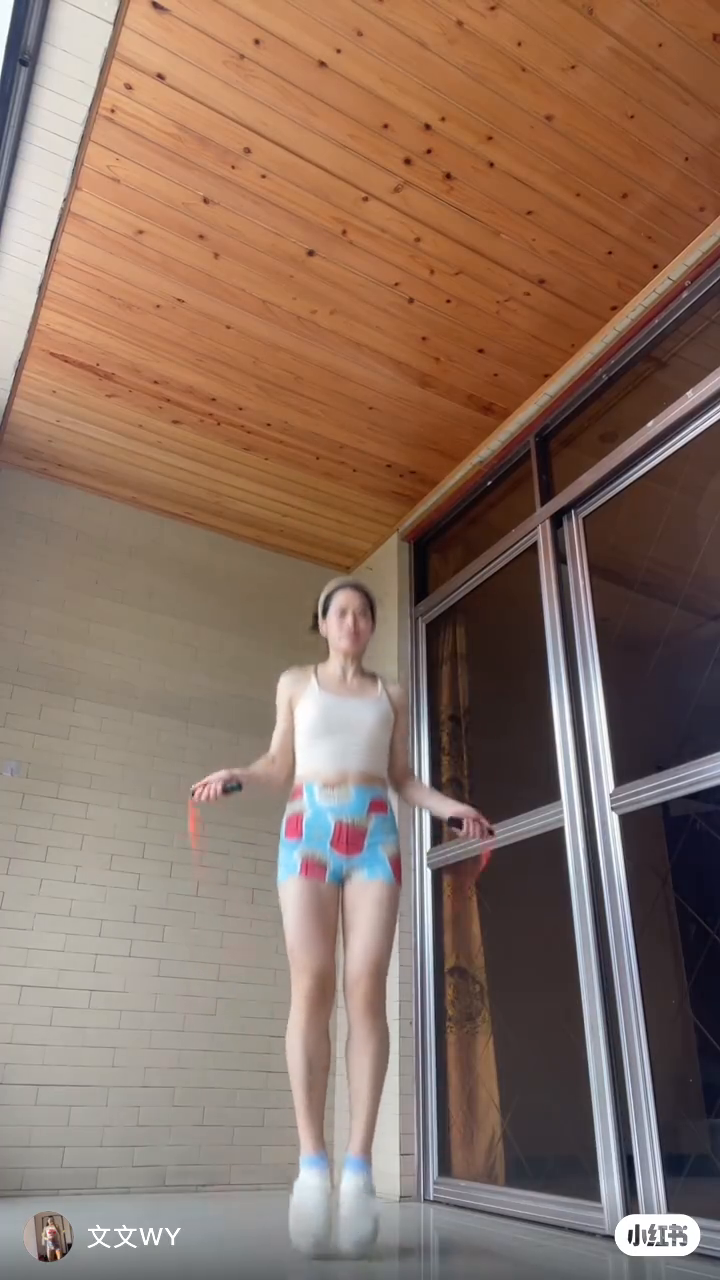
#> input picture frame 38 of twoJump.mp4, 720 x 1280 px
$ python jump_rope_2.py
#> lines starting #> are read from the running program, lines starting #| are printed output that depends on the picture; after the words box and inside, x2 and y2 are one past the last pixel; in counts of white or black regions, pixels touching at a corner belong together
#> further down, frame is the input picture: shape (1280, 720, 3); mean B, G, R 98.3, 112.9, 138.7
# This program is use opencv to detect a red rope when you jump rope
# use our algorithm to count the number you jump likewise you can jump once or twice
import numpy as np
import cv2
# detect red rope
def detectRope(frame):
    hsv = cv2.cvtColor(frame, cv2.COLOR_BGR2HSV)
#> hsv: shape (1280, 720, 3); mean H, S, V 41.3, 84.2, 141.1

    # set the color threshold of red
    light_red_low = np.array([5, 110, 110])
    light_red_high = np.array([8, 255, 255])
    dark_red_low = np.array([175, 120, 120])
    dark_red_high = np.array([180, 255, 255])
    mask_light = cv2.inRange(hsv, light_red_low, light_red_high)
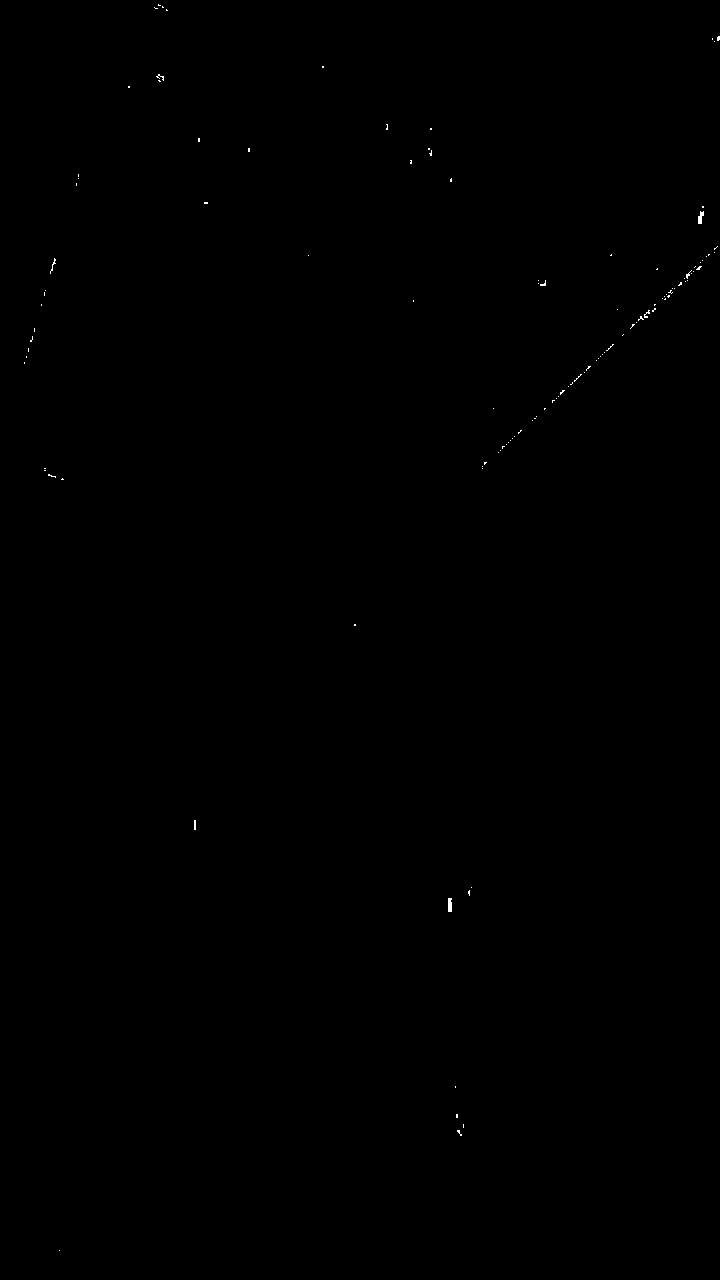
#> mask_light: shape (1280, 720); 0.07% white in thin lines or dots
    mask_dark = cv2.inRange(hsv, dark_red_low, dark_red_high)
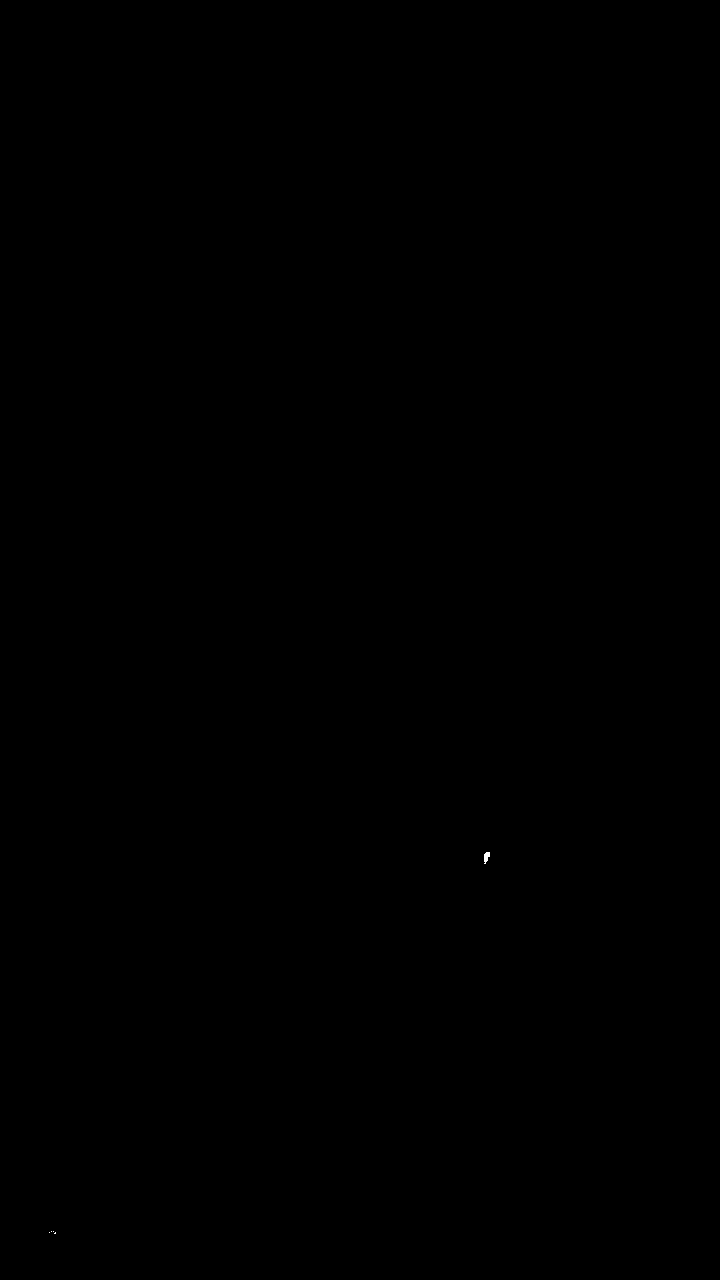
#> mask_dark: shape (1280, 720); 0.01% white; 5 white regions (4 under 20 px), largest, box (x1, y1, x2, y2) and area: (484, 852, 490, 864) 49
    mask = cv2.bitwise_or(mask_light, mask_dark)
#> mask: shape (1280, 720); 0.07% white in thin lines or dots

    # Morphology to handle the red part you detected
    kernel = np.ones((5, 5), np.uint8)
    mask = cv2.morphologyEx(mask, cv2.MORPH_OPEN, kernel, iterations=1)
#> mask: shape (1280, 720); every value is 0
    mask = cv2.morphologyEx(mask, cv2.MORPH_CLOSE, kernel, iterations=2)

    cv2.imshow("mask", mask)

    # find the contours of the red part and put it on another black mask
    # then use algorithm to find valid parts
    contours, _ = cv2.findContours(mask, cv2.RETR_EXTERNAL, cv2.CHAIN_APPROX_SIMPLE)
#> contours = []
    rope_mask = np.zeros_like(mask, dtype=np.uint8)
    valid_contours = []
    for cnt in contours:
        area = cv2.contourArea(cnt)
        if area > 300:
            continue

        perimeter = cv2.arcLength(cnt, True)
        if perimeter == 0:
            continue

        valid_contours.append(cnt)
#> this loop made 0 passes
#> after the loop, valid_contours = []
    cv2.drawContours(rope_mask, valid_contours, -1, 255, -1)

    # compute the middle point of all the red part
#> (the run stopped early here; a loop or call above may not have finished)

$ run again, starting later in the video
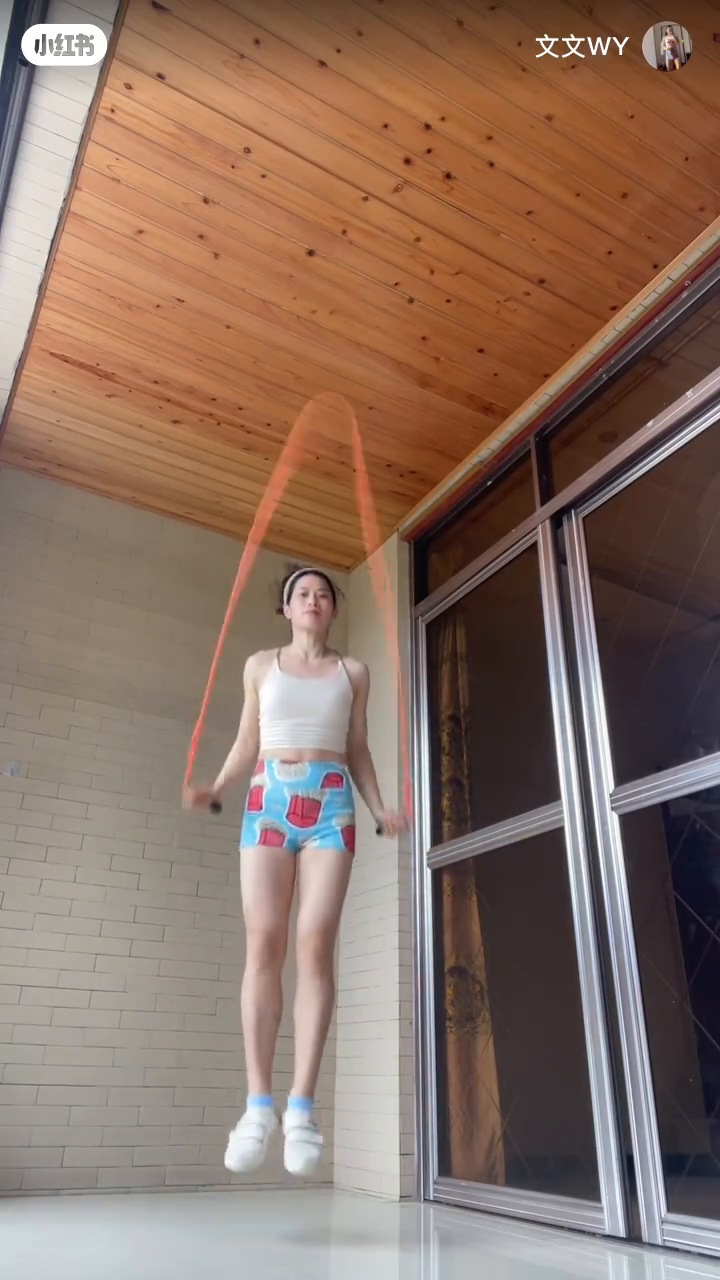
#> input picture frame 175 of twoJump.mp4, 720 x 1280 px
#> frame is the input picture: shape (1280, 720, 3); mean B, G, R 99.6, 113.4, 138.7
#> hsv: shape (1280, 720, 3); mean H, S, V 40.4, 83.7, 141.2
#> in detectRope, `mask_light = cv2.inRange(hsv, light_red_low, light_red_high)`:
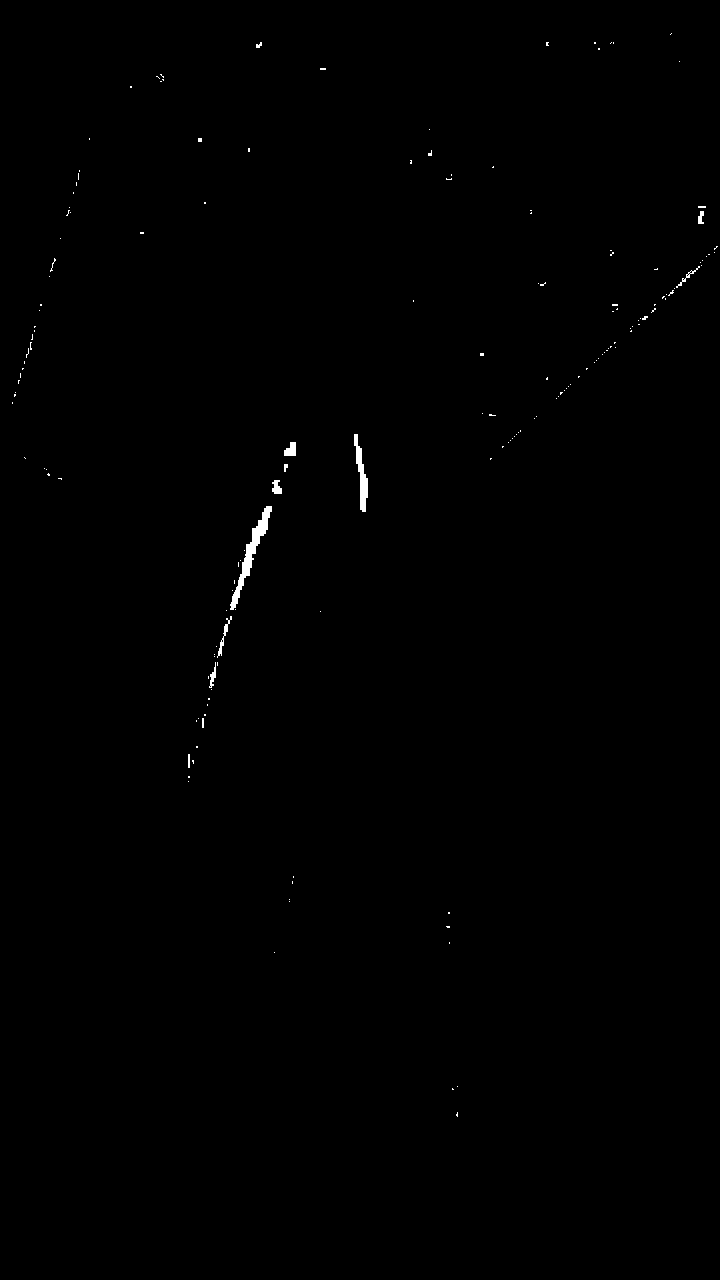
#> mask_light: shape (1280, 720); 0.28% white; 166 white regions (154 under 20 px), largest, box (x1, y1, x2, y2) and area: (230, 506, 272, 610) 865, (354, 434, 368, 512) 472, (284, 442, 296, 456) 128
#> mask_dark: shape (1280, 720); 0% white in thin lines or dots, all inside (x1, y1, x2, y2) = (258, 788, 408, 829)
#> contours = 4 contours; box (x1, y1, x2, y2) and area: (231, 506, 272, 608) 697, (356, 448, 368, 510) 338, (284, 442, 296, 456) 104, (274, 486, 282, 494) 46
#> the loop in detectRope, `for cnt in contours:` made 4 passes
#> area on passes 1, 3: 697, 338
#> after the loop in detectRope, `for cnt in contours:`: valid_contours = 2 contours; box (x1, y1, x2, y2) and area: (284, 442, 296, 456) 104, (274, 486, 282, 494) 46
#> rope_mask: shape (1280, 720); 0.02% white; 2 white regions, box (x1, y1, x2, y2) and area: (284, 442, 296, 456) 128, (274, 486, 282, 494) 60
#> all_points = contour of 17 points, box (x1, y1, x2, y2) (274, 442, 296, 494), area 150
#> M = moments, m00 149.5, centre m10/m00, m01/m00 = (282.6, 472.7)
#> Cx = 282
#> Cy = 472
#> rope_mid = (282, 472)
#> the loop in detectRope (call 2), `for cnt in contours:` made 4 passes
#> rope_mid_point = 472
#> count = 0
#> `cv2.putText( frame, f"count : {count}", (frame.shape[1] - 200, 150), c..`:
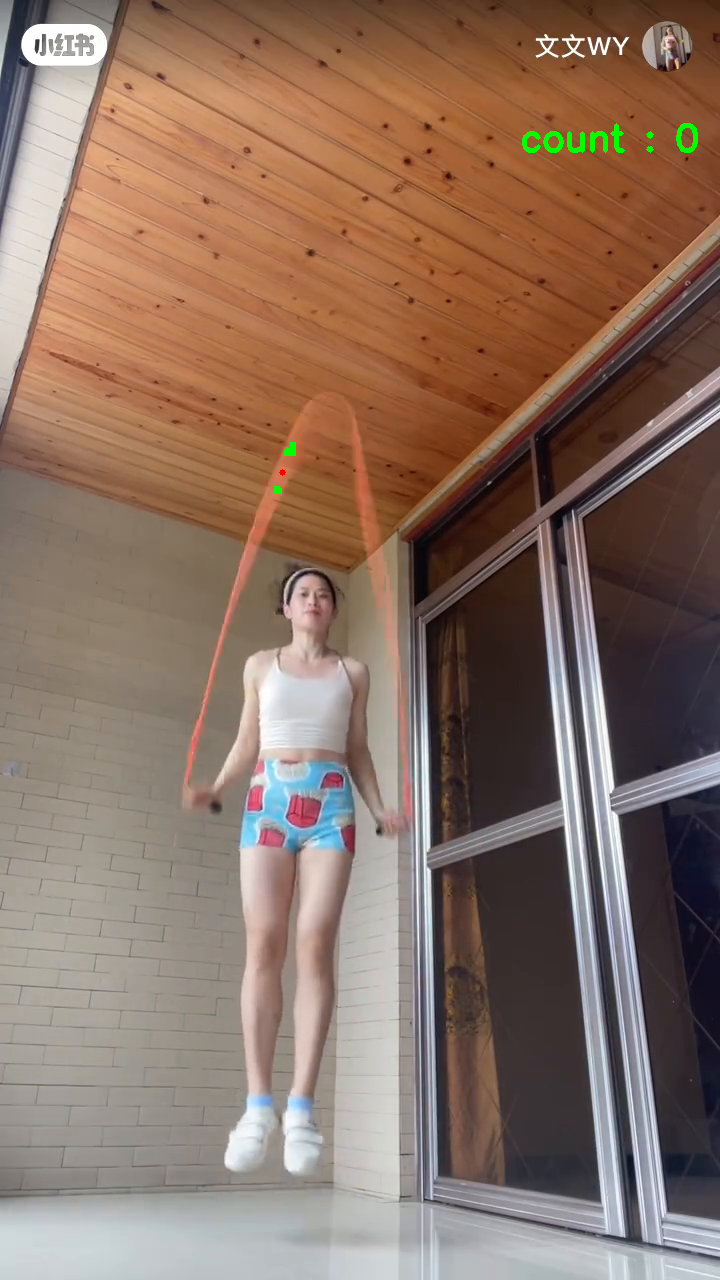
#> frame: shape (1280, 720, 3); mean B, G, R 99.5, 113.8, 138.5
